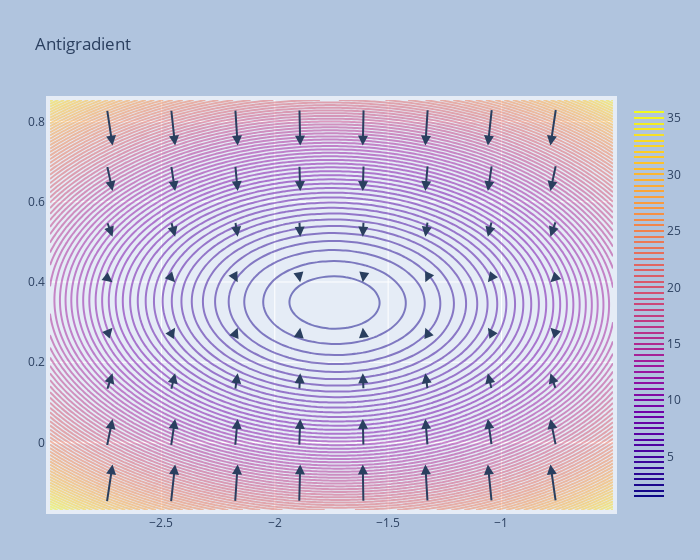

Notebook code for this chart:
### Markdown cell above
Для наглядности визуализируем направления градиента в каждой точке.

### Code cell
# make new figure with contour lines
x_range, y_range = compute_limits(w_list)
x, y, levels = compute_levels(w_list, x_range, y_range)
contour = make_contour(x, y, levels, 'Loss function levels')
fig = go.Figure(data=[contour])

# visualize the gradients

x_smol, y_smol, _ = compute_levels(w_list, x_range, y_range, num=10)
x_smol, y_smol = x_smol[1:-1], y_smol[1:-1]
A_smol, B_smol = np.meshgrid(x_smol, y_smol)

for i in range(A_smol.shape[0]):
    for j in range(A_smol.shape[1]):
        w_tmp = np.array([A_smol[i, j], B_smol[i, j]])
        
        antigrad = 0.003 * np.dot(X.T, np.dot(X, w_tmp) - Y) / Y.shape[0]
        
        make_arrow(fig, (A_smol[i, j], antigrad[0]), (B_smol[i, j], antigrad[1]))
        

fig.update_xaxes(type='linear', range=x_range)
fig.update_yaxes(type='linear', range=y_range)

fig.update_layout(title = 'Antigradient')

fig.update_layout(
    autosize=True,
    width=700,
    margin=dict(
        l=50,
        r=50,
        b=50,
        t=100,
        pad=4
    ),
    paper_bgcolor='LightSteelBlue',
)

fig.show()

### Figure 1 — Plotly figure (JSON) as saved in the notebook; plotly's stock layout.template omitted (floating-point values rounded to 4 significant figures; data arrays with more than 128 entries replaced by an {"elided": "..."} marker saying what was removed)
{"data": [{"contours": {"coloring": "lines"}, "line": {"smoothing": 1, "width": 2}, "name": "Loss function levels", "ncontours": 100, "opacity": 0.5, "type": "contour", "x": [-2.991, -2.966, -2.941, -2.916, -2.891, -2.866, -2.841, -2.816, -2.791, -2.766, -2.741, -2.715, -2.69, -2.665, -2.64, -2.615, -2.59, -2.565, -2.54, -2.515, -2.49, -2.465, -2.44, -2.414, -2.389, -2.364, -2.339, -2.314, -2.289, -2.264, -2.239, -2.214, -2.189, -2.164, -2.139, -2.113, -2.088, -2.063, -2.038, -2.013, -1.988, -1.963, -1.938, -1.913, -1.888, -1.863, -1.838, -1.812, -1.787, -1.762, -1.737, -1.712, -1.687, -1.662, -1.637, -1.612, -1.587, -1.562, -1.537, -1.511, -1.486, -1.461, -1.436, -1.411, -1.386, -1.361, -1.336, -1.311, -1.286, -1.261, -1.236, -1.21, -1.185, -1.16, -1.135, -1.11, -1.085, -1.06, -1.035, -1.01, -0.9847, -0.9596, -0.9345, -0.9095, -0.8844, -0.8593, -0.8342, -0.8091, -0.784, -0.759, -0.7339, -0.7088, -0.6837, -0.6586, -0.6335, -0.6085, -0.5834, -0.5583, -0.5332, -0.5081], "y": [-0.1683, -0.158, -0.1477, -0.1374, -0.127, -0.1167, -0.1064, -0.09606, -0.08574, -0.07541, -0.06509, -0.05477, -0.04444, -0.03412, -0.0238, -0.01347, -0.00315, 0.007173, 0.0175, 0.02782, 0.03814, 0.04847, 0.05879, 0.06911, 0.07944, 0.08976, 0.1001, 0.1104, 0.1207, 0.1311, 0.1414, 0.1517, 0.162, 0.1723, 0.1827, 0.193, 0.2033, 0.2136, 0.224, 0.2343, 0.2446, 0.2549, 0.2653, 0.2756, 0.2859, 0.2962, 0.3065, 0.3169, 0.3272, 0.3375, 0.3478, 0.3582, 0.3685, 0.3788, 0.3891, 0.3995, 0.4098, 0.4201, 0.4304, 0.4408, 0.4511, 0.4614, 0.4717, 0.482, 0.4924, 0.5027, 0.513, 0.5233, 0.5337, 0.544, 0.5543, 0.5646, 0.575, 0.5853, 0.5956, 0.6059, 0.6162, 0.6266, 0.6369, 0.6472, 0.6575, 0.6679, 0.6782, 0.6885, 0.6988, 0.7092, 0.7195, 0.7298, 0.7401, 0.7505, 0.7608, 0.7711, 0.7814, 0.7917, 0.8021, 0.8124, 0.8227, 0.833, 0.8434, 0.8537], "z": {"elided": "100x100 float values"}}], "layout": {"annotations": [{"arrowhead": 2, "arrowsize": 1, "arrowwidth": 2, "ax": -2.741, "axref": "x", "ay": -0.15, "ayref": "y", "showarrow": true, "text": "", "x": -2.715, "xref": "x", "y": -0.05477, "yref": "y"}, {"arrowhead": 2, "arrowsize": 1, "arrowwidth": 2, "ax": -2.458, "axref": "x", "ay": -0.1497, "ayref": "y", "showarrow": true, "text": "", "x": -2.44, "xref": "x", "y": -0.05477, "yref": "y"}, {"arrowhead": 2, "arrowsize": 1, "arrowwidth": 2, "ax": -2.175, "axref": "x", "ay": -0.1494, "ayref": "y", "showarrow": true, "text": "", "x": -2.164, "xref": "x", "y": -0.05477, "yref": "y"}, {"arrowhead": 2, "arrowsize": 1, "arrowwidth": 2, "ax": -1.892, "axref": "x", "ay": -0.1491, "ayref": "y", "showarrow": true, "text": "", "x": -1.888, "xref": "x", "y": -0.05477, "yref": "y"}, {"arrowhead": 2, "arrowsize": 1, "arrowwidth": 2, "ax": -1.609, "axref": "x", "ay": -0.1488, "ayref": "y", "showarrow": true, "text": "", "x": -1.612, "xref": "x", "y": -0.05477, "yref": "y"}, {"arrowhead": 2, "arrowsize": 1, "arrowwidth": 2, "ax": -1.326, "axref": "x", "ay": -0.1485, "ayref": "y", "showarrow": true, "text": "", "x": -1.336, "xref": "x", "y": -0.05477, "yref": "y"}, {"arrowhead": 2, "arrowsize": 1, "arrowwidth": 2, "ax": -1.043, "axref": "x", "ay": -0.1482, "ayref": "y", "showarrow": true, "text": "", "x": -1.06, "xref": "x", "y": -0.05477, "yref": "y"}, {"arrowhead": 2, "arrowsize": 1, "arrowwidth": 2, "ax": -0.7605, "axref": "x", "ay": -0.1478, "ayref": "y", "showarrow": true, "text": "", "x": -0.784, "xref": "x", "y": -0.05477, "yref": "y"}, {"arrowhead": 2, "arrowsize": 1, "arrowwidth": 2, "ax": -2.741, "axref": "x", "ay": -0.009998, "ayref": "y", "showarrow": true, "text": "", "x": -2.715, "xref": "x", "y": 0.05879, "yref": "y"}, {"arrowhead": 2, "arrowsize": 1, "arrowwidth": 2, "ax": -2.458, "axref": "x", "ay": -0.009682, "ayref": "y", "showarrow": true, "text": "", "x": -2.44, "xref": "x", "y": 0.05879, "yref": "y"}, {"arrowhead": 2, "arrowsize": 1, "arrowwidth": 2, "ax": -2.175, "axref": "x", "ay": -0.009367, "ayref": "y", "showarrow": true, "text": "", "x": -2.164, "xref": "x", "y": 0.05879, "yref": "y"}, {"arrowhead": 2, "arrowsize": 1, "arrowwidth": 2, "ax": -1.892, "axref": "x", "ay": -0.009051, "ayref": "y", "showarrow": true, "text": "", "x": -1.888, "xref": "x", "y": 0.05879, "yref": "y"}, {"arrowhead": 2, "arrowsize": 1, "arrowwidth": 2, "ax": -1.609, "axref": "x", "ay": -0.008736, "ayref": "y", "showarrow": true, "text": "", "x": -1.612, "xref": "x", "y": 0.05879, "yref": "y"}, {"arrowhead": 2, "arrowsize": 1, "arrowwidth": 2, "ax": -1.326, "axref": "x", "ay": -0.00842, "ayref": "y", "showarrow": true, "text": "", "x": -1.336, "xref": "x", "y": 0.05879, "yref": "y"}, {"arrowhead": 2, "arrowsize": 1, "arrowwidth": 2, "ax": -1.043, "axref": "x", "ay": -0.008104, "ayref": "y", "showarrow": true, "text": "", "x": -1.06, "xref": "x", "y": 0.05879, "yref": "y"}, {"arrowhead": 2, "arrowsize": 1, "arrowwidth": 2, "ax": -0.7603, "axref": "x", "ay": -0.007789, "ayref": "y", "showarrow": true, "text": "", "x": -0.784, "xref": "x", "y": 0.05879, "yref": "y"}, {"arrowhead": 2, "arrowsize": 1, "arrowwidth": 2, "ax": -2.74, "axref": "x", "ay": 0.1301, "ayref": "y", "showarrow": true, "text": "", "x": -2.715, "xref": "x", "y": 0.1723, "yref": "y"}, {"arrowhead": 2, "arrowsize": 1, "arrowwidth": 2, "ax": -2.458, "axref": "x", "ay": 0.1304, "ayref": "y", "showarrow": true, "text": "", "x": -2.44, "xref": "x", "y": 0.1723, "yref": "y"}, {"arrowhead": 2, "arrowsize": 1, "arrowwidth": 2, "ax": -2.175, "axref": "x", "ay": 0.1307, "ayref": "y", "showarrow": true, "text": "", "x": -2.164, "xref": "x", "y": 0.1723, "yref": "y"}, {"arrowhead": 2, "arrowsize": 1, "arrowwidth": 2, "ax": -1.892, "axref": "x", "ay": 0.131, "ayref": "y", "showarrow": true, "text": "", "x": -1.888, "xref": "x", "y": 0.1723, "yref": "y"}, {"arrowhead": 2, "arrowsize": 1, "arrowwidth": 2, "ax": -1.609, "axref": "x", "ay": 0.1313, "ayref": "y", "showarrow": true, "text": "", "x": -1.612, "xref": "x", "y": 0.1723, "yref": "y"}, {"arrowhead": 2, "arrowsize": 1, "arrowwidth": 2, "ax": -1.326, "axref": "x", "ay": 0.1316, "ayref": "y", "showarrow": true, "text": "", "x": -1.336, "xref": "x", "y": 0.1723, "yref": "y"}, {"arrowhead": 2, "arrowsize": 1, "arrowwidth": 2, "ax": -1.043, "axref": "x", "ay": 0.1319, "ayref": "y", "showarrow": true, "text": "", "x": -1.06, "xref": "x", "y": 0.1723, "yref": "y"}, {"arrowhead": 2, "arrowsize": 1, "arrowwidth": 2, "ax": -0.7602, "axref": "x", "ay": 0.1323, "ayref": "y", "showarrow": true, "text": "", "x": -0.784, "xref": "x", "y": 0.1723, "yref": "y"}, {"arrowhead": 2, "arrowsize": 1, "arrowwidth": 2, "ax": -2.74, "axref": "x", "ay": 0.2701, "ayref": "y", "showarrow": true, "text": "", "x": -2.715, "xref": "x", "y": 0.2859, "yref": "y"}, {"arrowhead": 2, "arrowsize": 1, "arrowwidth": 2, "ax": -2.457, "axref": "x", "ay": 0.2704, "ayref": "y", "showarrow": true, "text": "", "x": -2.44, "xref": "x", "y": 0.2859, "yref": "y"}, {"arrowhead": 2, "arrowsize": 1, "arrowwidth": 2, "ax": -2.174, "axref": "x", "ay": 0.2707, "ayref": "y", "showarrow": true, "text": "", "x": -2.164, "xref": "x", "y": 0.2859, "yref": "y"}, {"arrowhead": 2, "arrowsize": 1, "arrowwidth": 2, "ax": -1.892, "axref": "x", "ay": 0.271, "ayref": "y", "showarrow": true, "text": "", "x": -1.888, "xref": "x", "y": 0.2859, "yref": "y"}, {"arrowhead": 2, "arrowsize": 1, "arrowwidth": 2, "ax": -1.609, "axref": "x", "ay": 0.2714, "ayref": "y", "showarrow": true, "text": "", "x": -1.612, "xref": "x", "y": 0.2859, "yref": "y"}, {"arrowhead": 2, "arrowsize": 1, "arrowwidth": 2, "ax": -1.326, "axref": "x", "ay": 0.2717, "ayref": "y", "showarrow": true, "text": "", "x": -1.336, "xref": "x", "y": 0.2859, "yref": "y"}, {"arrowhead": 2, "arrowsize": 1, "arrowwidth": 2, "ax": -1.043, "axref": "x", "ay": 0.272, "ayref": "y", "showarrow": true, "text": "", "x": -1.06, "xref": "x", "y": 0.2859, "yref": "y"}, {"arrowhead": 2, "arrowsize": 1, "arrowwidth": 2, "ax": -0.7601, "axref": "x", "ay": 0.2723, "ayref": "y", "showarrow": true, "text": "", "x": -0.784, "xref": "x", "y": 0.2859, "yref": "y"}, {"arrowhead": 2, "arrowsize": 1, "arrowwidth": 2, "ax": -2.74, "axref": "x", "ay": 0.4102, "ayref": "y", "showarrow": true, "text": "", "x": -2.715, "xref": "x", "y": 0.3995, "yref": "y"}, {"arrowhead": 2, "arrowsize": 1, "arrowwidth": 2, "ax": -2.457, "axref": "x", "ay": 0.4105, "ayref": "y", "showarrow": true, "text": "", "x": -2.44, "xref": "x", "y": 0.3995, "yref": "y"}, {"arrowhead": 2, "arrowsize": 1, "arrowwidth": 2, "ax": -2.174, "axref": "x", "ay": 0.4108, "ayref": "y", "showarrow": true, "text": "", "x": -2.164, "xref": "x", "y": 0.3995, "yref": "y"}, {"arrowhead": 2, "arrowsize": 1, "arrowwidth": 2, "ax": -1.891, "axref": "x", "ay": 0.4111, "ayref": "y", "showarrow": true, "text": "", "x": -1.888, "xref": "x", "y": 0.3995, "yref": "y"}, {"arrowhead": 2, "arrowsize": 1, "arrowwidth": 2, "ax": -1.609, "axref": "x", "ay": 0.4114, "ayref": "y", "showarrow": true, "text": "", "x": -1.612, "xref": "x", "y": 0.3995, "yref": "y"}, {"arrowhead": 2, "arrowsize": 1, "arrowwidth": 2, "ax": -1.326, "axref": "x", "ay": 0.4117, "ayref": "y", "showarrow": true, "text": "", "x": -1.336, "xref": "x", "y": 0.3995, "yref": "y"}, {"arrowhead": 2, "arrowsize": 1, "arrowwidth": 2, "ax": -1.043, "axref": "x", "ay": 0.412, "ayref": "y", "showarrow": true, "text": "", "x": -1.06, "xref": "x", "y": 0.3995, "yref": "y"}, {"arrowhead": 2, "arrowsize": 1, "arrowwidth": 2, "ax": -0.76, "axref": "x", "ay": 0.4124, "ayref": "y", "showarrow": true, "text": "", "x": -0.784, "xref": "x", "y": 0.3995, "yref": "y"}, {"arrowhead": 2, "arrowsize": 1, "arrowwidth": 2, "ax": -2.74, "axref": "x", "ay": 0.5502, "ayref": "y", "showarrow": true, "text": "", "x": -2.715, "xref": "x", "y": 0.513, "yref": "y"}, {"arrowhead": 2, "arrowsize": 1, "arrowwidth": 2, "ax": -2.457, "axref": "x", "ay": 0.5505, "ayref": "y", "showarrow": true, "text": "", "x": -2.44, "xref": "x", "y": 0.513, "yref": "y"}, {"arrowhead": 2, "arrowsize": 1, "arrowwidth": 2, "ax": -2.174, "axref": "x", "ay": 0.5508, "ayref": "y", "showarrow": true, "text": "", "x": -2.164, "xref": "x", "y": 0.513, "yref": "y"}, {"arrowhead": 2, "arrowsize": 1, "arrowwidth": 2, "ax": -1.891, "axref": "x", "ay": 0.5511, "ayref": "y", "showarrow": true, "text": "", "x": -1.888, "xref": "x", "y": 0.513, "yref": "y"}, {"arrowhead": 2, "arrowsize": 1, "arrowwidth": 2, "ax": -1.608, "axref": "x", "ay": 0.5515, "ayref": "y", "showarrow": true, "text": "", "x": -1.612, "xref": "x", "y": 0.513, "yref": "y"}, {"arrowhead": 2, "arrowsize": 1, "arrowwidth": 2, "ax": -1.326, "axref": "x", "ay": 0.5518, "ayref": "y", "showarrow": true, "text": "", "x": -1.336, "xref": "x", "y": 0.513, "yref": "y"}, {"arrowhead": 2, "arrowsize": 1, "arrowwidth": 2, "ax": -1.043, "axref": "x", "ay": 0.5521, "ayref": "y", "showarrow": true, "text": "", "x": -1.06, "xref": "x", "y": 0.513, "yref": "y"}, {"arrowhead": 2, "arrowsize": 1, "arrowwidth": 2, "ax": -0.7598, "axref": "x", "ay": 0.5524, "ayref": "y", "showarrow": true, "text": "", "x": -0.784, "xref": "x", "y": 0.513, "yref": "y"}, {"arrowhead": 2, "arrowsize": 1, "arrowwidth": 2, "ax": -2.74, "axref": "x", "ay": 0.6903, "ayref": "y", "showarrow": true, "text": "", "x": -2.715, "xref": "x", "y": 0.6266, "yref": "y"}, {"arrowhead": 2, "arrowsize": 1, "arrowwidth": 2, "ax": -2.457, "axref": "x", "ay": 0.6906, "ayref": "y", "showarrow": true, "text": "", "x": -2.44, "xref": "x", "y": 0.6266, "yref": "y"}, {"arrowhead": 2, "arrowsize": 1, "arrowwidth": 2, "ax": -2.174, "axref": "x", "ay": 0.6909, "ayref": "y", "showarrow": true, "text": "", "x": -2.164, "xref": "x", "y": 0.6266, "yref": "y"}, {"arrowhead": 2, "arrowsize": 1, "arrowwidth": 2, "ax": -1.891, "axref": "x", "ay": 0.6912, "ayref": "y", "showarrow": true, "text": "", "x": -1.888, "xref": "x", "y": 0.6266, "yref": "y"}, {"arrowhead": 2, "arrowsize": 1, "arrowwidth": 2, "ax": -1.608, "axref": "x", "ay": 0.6915, "ayref": "y", "showarrow": true, "text": "", "x": -1.612, "xref": "x", "y": 0.6266, "yref": "y"}, {"arrowhead": 2, "arrowsize": 1, "arrowwidth": 2, "ax": -1.325, "axref": "x", "ay": 0.6918, "ayref": "y", "showarrow": true, "text": "", "x": -1.336, "xref": "x", "y": 0.6266, "yref": "y"}, {"arrowhead": 2, "arrowsize": 1, "arrowwidth": 2, "ax": -1.043, "axref": "x", "ay": 0.6921, "ayref": "y", "showarrow": true, "text": "", "x": -1.06, "xref": "x", "y": 0.6266, "yref": "y"}, {"arrowhead": 2, "arrowsize": 1, "arrowwidth": 2, "ax": -0.7597, "axref": "x", "ay": 0.6925, "ayref": "y", "showarrow": true, "text": "", "x": -0.784, "xref": "x", "y": 0.6266, "yref": "y"}, {"arrowhead": 2, "arrowsize": 1, "arrowwidth": 2, "ax": -2.74, "axref": "x", "ay": 0.8303, "ayref": "y", "showarrow": true, "text": "", "x": -2.715, "xref": "x", "y": 0.7401, "yref": "y"}, {"arrowhead": 2, "arrowsize": 1, "arrowwidth": 2, "ax": -2.457, "axref": "x", "ay": 0.8306, "ayref": "y", "showarrow": true, "text": "", "x": -2.44, "xref": "x", "y": 0.7401, "yref": "y"}, {"arrowhead": 2, "arrowsize": 1, "arrowwidth": 2, "ax": -2.174, "axref": "x", "ay": 0.8309, "ayref": "y", "showarrow": true, "text": "", "x": -2.164, "xref": "x", "y": 0.7401, "yref": "y"}, {"arrowhead": 2, "arrowsize": 1, "arrowwidth": 2, "ax": -1.891, "axref": "x", "ay": 0.8312, "ayref": "y", "showarrow": true, "text": "", "x": -1.888, "xref": "x", "y": 0.7401, "yref": "y"}, {"arrowhead": 2, "arrowsize": 1, "arrowwidth": 2, "ax": -1.608, "axref": "x", "ay": 0.8316, "ayref": "y", "showarrow": true, "text": "", "x": -1.612, "xref": "x", "y": 0.7401, "yref": "y"}, {"arrowhead": 2, "arrowsize": 1, "arrowwidth": 2, "ax": -1.325, "axref": "x", "ay": 0.8319, "ayref": "y", "showarrow": true, "text": "", "x": -1.336, "xref": "x", "y": 0.7401, "yref": "y"}, {"arrowhead": 2, "arrowsize": 1, "arrowwidth": 2, "ax": -1.042, "axref": "x", "ay": 0.8322, "ayref": "y", "showarrow": true, "text": "", "x": -1.06, "xref": "x", "y": 0.7401, "yref": "y"}, {"arrowhead": 2, "arrowsize": 1, "arrowwidth": 2, "ax": -0.7596, "axref": "x", "ay": 0.8325, "ayref": "y", "showarrow": true, "text": "", "x": -0.784, "xref": "x", "y": 0.7401, "yref": "y"}], "autosize": true, "margin": {"b": 50, "l": 50, "pad": 4, "r": 50, "t": 100}, "paper_bgcolor": "LightSteelBlue", "title": {"text": "Antigradient"}, "width": 700, "xaxis": {"range": [-2.991, -0.5081], "type": "linear"}, "yaxis": {"range": [-0.1683, 0.8537], "type": "linear"}}}
